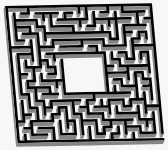
#> input picture bes.jpeg, 168 x 150 px
$ python BreadBoard.py
#> lines starting #> are read from the running program, lines starting #| are printed output that depends on the picture; after the words box and inside, x2 and y2 are one past the last pixel; in counts of white or black regions, pixels touching at a corner belong together
import cv2
import numpy as np


img = cv2.imread("bes.jpeg" , 0)
#> img is the input picture: shape (150, 168); min 0, max 255, mean 142.2
# [4 lines of commented-out code are left out]
print(len(img[0]), len(img[1]),img.shape)
#| 168 168 (150, 168)
#gray = cv2.cvtColor(img,cv2.COLOR_BGR2GRAY)


thn = cv2.ximgproc.thinning(img,None,cv2.ximgproc.THINNING_ZHANGSUEN)
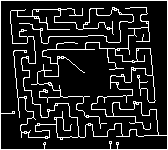
#> thn: shape (150, 168); 13.2% white in thin lines or dots


def birlestir(dizi,katman):
    """ for k in reversed(dizi):  # burada tersten dizinin elemanlarını gerezerek [0,0] olan düğüm noktasının indix numarasını bulmaya çalıştık

            if([k[0],k[1]] == [0,0]):


                break

            count = count + 1 """

    """for i in range(len(katman) -1): # katman sayısının bir eksiği kadar dönmesini istedik

         for j in dizi:

             if(koordinat == [j[0],j[1]]):

                 dugumKordinatları.append([j[0],j[1]])
                 path.extend(j[2])
                 koordinat = j[2][-1]
                 break

                 # koordinat tek değer atıyor  bak ona hacıv """
    state = True
    count2 = 0
    deg = 0
    path = []
    dugumKordinatları = []
    dugumKordinatlarıs = []
    paths = []
    sayac = []
    ters = []
    araDugumler = []
    ilkPath = []
    araKatman = []
    araKatman2 = []
    katman2 = []
    sayac2 = 0
    sayac3 = 0

    ara = katman[-1][-1][2][0]# 0-0 üserindeki düğüm noktası

    koordinat = dizi[-1][-1][-1]  # path in [0,0] noktasına erişecek yukarıya kadar gidecek ondan böyle silme doğru bu :) yani büyük ihtimalle :D
    #path.extend(katman[-1][-1][2])
    for a1 in katman:
        for a2 in a1:

            araKatman.append(a2 + [0])

        katman2.append(araKatman)
        araKatman = []

    print(len(katman2), len(katman))
    for k in katman[-1]:

        if([k[0],k[1]] == [0,0]):

            araDugumler.append(k[2][0])

            ilkPath.append(k[2])

    print("katman sayısı :" , len(katman2[-1]))
    for l in araDugumler:
        ara = l
        ters.extend(reversed(ilkPath[0]))
        path.extend(ters)

        print(sayac3 , "sayac")
        sayac3 = sayac3 + 1

        araKatman = []


        for i in range(len(katman2)-1,-1,-1):
            print("say hello")
           # print(len(katman2[i]))
            for j in range(len(katman2[i])):


                if (ara == [katman2[i][j][0],katman2[i][j][1]] and katman2[i][j][3] == 0):
                    state = 0
                    ara = katman2[i][j][2][0]
                    katman2[i][j][3] = 1

                    path.extend(reversed(katman2[i][j][2]))

                    dugumKordinatları.append([katman2[i][j][0], katman2[i][j][1]])
                    break # fazladan ekliyorsun büyük ihtimalle burdaki ara katmandan kasıt 1 katman seviyesindeki tüm dügümler.


            if(state):

                for j in range(len(katman2[i])):


                    if (ara == [katman2[i][j][0], katman2[i][j][1]] and katman2[i][j][3] == 1):

                        ara = katman2[i][j][2][0]


                        path.extend(reversed(katman2[i][j][2]))

                        dugumKordinatları.append([katman2[i][j][0], katman2[i][j][1]])

                        break


            state = True


        dugumKordinatlarıs.append(dugumKordinatları)
        paths.append(path)
        path = []
        dugumKordinatları = []

    for s in paths:
        sayac.append([len(s), count2])
        count2 = count2 + 1

    sayac.sort()


    return dugumKordinatları,paths[sayac[0][1]]


def sıralıSonuc(startP,end,backPath,img): # ab bitiş noktalrı arguman uyuşmazlığı var kontrol et

    count = 1
    y,x = startP
    kopruler = []
    lastDugum = []  # 0-0 olabilir null değerden iyidir test et
    dugumler=[[y,x]]  #iç içe dizilerin mantığını kontrol et  [[x,y,0]] yapman gerekebilir diğer alternatif [[x,y]]
    dugumKoordinat = dugumler[:]
    backDugum = []
    sayac = []
    katman = []
    while(len(dugumler)>0):


        dugumler,path,checkP, backPath = sıralıArama(dugumKoordinat,end,backPath ,img)  #while den çıkması demek dugumun = 0 olması demek buda doğru sonucu bulduğu anlamına gelmekte kodu inceleve gereksiz ise checkP ortadan kaldır. # burada dugumkordinatları eklememizin sebebi bir önceki katmandaki dugumlere yani geriye gitmeyi önlemek amaç

        dugumKoordinat = []

        for k in backPath:
            k.extend(lastDugum)

        for i in dugumler:
            kopruler.append([i[0], i[1]])  # dugum nokları sıra ile ekleniyo

            if ([i[0], i[1]] != [-1, -1]):
                dugumKoordinat.append([i[0], i[1]])  # [-1,-1] olan düğümler filtrelendi ve bu değer olmayan düğümler yani koordinatlar bulunuyor

        lastDugum.extend(dugumKoordinat)
        sayac.extend(dugumler)  # append maybe...  checP ==1 ise dugum --> 0-0 olanı bul birleştirme algoritmasını çağır. breakleye  bilirsin


        if (checkP >= 1): # checkPoint


            katman.append(dugumler)
         #   sayac.extend(dugumler)  # append maybe...  checP ==1 ise dugum --> 0-0 olanı bul birleştirme algoritmasını çağır. breakleye  bilirsin

            break

        elif (len(dugumler) == 1 and ([dugumler[-1][0], dugumler[-1][1]] == [-1, -1])):

            break # hacı bunu etraflıca düşün  # bu olay gerçekleşirse bir daha fotoğraf çektirilip çözüm olayı tekrarlanılabilir


        katman.append(dugumler)


    dugum,path = birlestir(sayac,katman)

    # [4 lines of commented-out code are left out]
    img2 = cv2.imread("bes.jpeg", 1)


    for i in path:

        y,x = i

        img2[y][x] = [255,0,0]

    cv2.namedWindow("omer", cv2.WINDOW_NORMAL)
    cv2.resizeWindow("omer", 1174, 1117)
    cv2.imshow("omer",img2)
    cv2.waitKey(0)


# bu metodun amacı dugumlerin yanına ek olarak elenmiş olan path ile birlikte tüm dügümleri tek dizide toplamaktır. path döndermek gerekesiz olabilir ilerleyen zamanlarda temizlemelisin
def sıralıArama(dugumSa, end, backPoint, img):  # dizi döndörme arguman olarak sıkıntı olabilir pythonda

    dugumler = []
    backPath = []
    count = 0
    araci1 = []
    araci2 = []
    pathAraci1 = []
    pathAraci2 = []
    araDeger = []
    checkToplam = 0
    for i in dugumSa:


        for j in backPoint:


            if(i in j):

                #araci2 = araci2 + araci1[:] # şuan için tüm dügümler için eklemen gerektiğini düşünmüyorum bu yüzden alttaki satırda sadece araci1 i ekledim bu satır yorum satırı
               # pathAraci2 = pathAraci1 + pathAraci2
               # j.extend(araci1)
                path, dugum, checkP, backP = komsuluk(i[0], i[1], end, [j], img)  # i[0,0,0] uyumsuzluğu dikkat et # hacı burda i[][] de olabilir dikkat!!!!

                checkToplam = checkP + checkToplam

                for k in dugum:

                    araDeger.append([k[0],k[1]])


                backPath.append(backP) # bu satırdaki amaç her düğümün backPath ini bulmak
                araDeger = []
                break


        dugumler.extend(dugum)  # append de olabilir.


    return dugumler, path, checkToplam, backPath    # path i döndürmek sıkıntılı olabiblir


def komsuluk(y,x,end,backPath,img):  # unutma i == y ekseni  j == x ekseni
    i, j = y,x
    state = True
    backPath[-1].extend([[i,j]])
    dugum = []
    count = 0


    dizi= [[0,0],[0,0]]  # burada hata olabilir...  burada en son 3 eleman eklemede sıkıntı çıkarıyor ondan böyle 2 tane 0-0 dizisi atadın  ----> Hacı burada boş küme ile başlattım. return evresinden önce o elemanı silmelisin
    deg = 0
    dogruYol = 0

    while state:

        yon = []

        if (img[i][j + 1] == 255 and [i,j+1] not in backPath[-1]): # burda bug var i,j dizinin ilk elamanını 0-0 yapıyorum ama etraflıca düşün
            yon.append(0)
            kopru = 0

        if (img[i + 1][j + 1] == 255 and [i+1,j+1] not in backPath[-1]):
            yon.append(1)
            kopru = 1

        if (img[i + 1][j] == 255 and [i+1,j] not in backPath[-1]):
            yon.append(2)
            kopru = 2


        if (img[i + 1][j - 1] == 255 and [i+1,j-1] not in backPath[-1]):
            yon.append(3)
            kopru = 3

        if (img[i][j - 1] == 255 and [i,j-1] not in backPath[-1]):
            yon.append(4)
            kopru = 4

        if (img[i - 1][j - 1] == 255 and [i-1,j-1] not in backPath[-1]):
            yon.append(5)
            kopru = 5

        if (img[i - 1][j] == 255 and [i-1,j] not in backPath[-1]):
            yon.append(6)  #duvgum değikeninin adını yon olarak değiştir.
            kopru = 6

        if (img[i - 1][j + 1] == 255 and [i-1,j+1] not in backPath[-1]):  # buralara dikkat et ve 255 değerine de

            yon.append(7)
            kopru = 7


        if ([i, j] in end):  # dugum == yon

            count = count + 1
            print(
                "umulur ki doğru yolu bulasın...", count)  # burada ileriyi kontrol edicek kodu yazmalısın  bitiş noktasını burda kıyasla eğer eşitse doğru yolu bulduğun umulur
            dizi.append([i, j])
            dizi.pop(0)
            dizi.pop(0)

            dogruYol = 1
            dugum = [[0, 0, dizi]]  # şuna bi bak
            break


        elif (len(yon) > 1):# dugum içini başka bir değişkene ata sebebi bu şekilde dugum her zaman 0 büyük oluyor. !!!!DİKKAT ETMELİSİN!!!!!!!!!


            dizi.append([i, j])


            dugum = dugumNoktalari(i, j, yon)


            filtreDugum = dugumFiltre(i,j,dugum)

            if(len(filtreDugum) > 1):


                backPath.append([dizi[-1], dizi[-2], dizi[-3]])  # dugum noktalarında geri dönüşü engellemek için yaptık burada path son ve dugum pikselleri eklenmesi amçlanmıştır.
                backPath[-1].extend(filtreDugum[:])  # buradaki kodda o anki katmandaki düğümlere gitmek engellenmiştir.

                dizi.pop(0)
                dizi.pop(0)

                for k in range(len(dugum)):

                    dugum[k] = dugum[k] + [dizi]

                   # k = k + dizi


                    # buradaki amacımız  [[dugum1],[dugum2],[yol dizisi]] burada yol dizisinin son elemaın dugumun başlangıc noktasındaki pikselin bir önceki pikselidir"""


                break  # ana döngüye ait break


            else:

                # dizi.append(filtreDugum[0])  # append olabilir hacı dikkat   # hacı burada ekleme yapmaya gerek yok sadece ive j nin yeni konumunu ayarlaman yeterlidir.
                i,j = filtreDugum[0]
                backPath.append([dizi[-1], dizi[-2], [i,j]])
                backPath[-1] = backPath[-1] + backPath[0]  # aşağıda ekleme yaptık burada eklemeye gerek var mı bilmiyorum %90 yok ilerleyen zamanda sil


        elif (len(yon) <= 0 and [i,j] not  in  end ):

            dizi.append([i, j])
            dizi.pop(0)
            dizi.pop(0)


            dugum = [[-1,-1,dizi]]
            break


        else:  # yon ==1 ise diye de koşul koyabilirsin
            #dizi == path
            dizi.append([i,j])

            interim = dugumNoktalari(i, j, yon)  #x,ydi değiştirdim i,j ile hata yapmış olabilirim...

            i,j = interim[0][0],interim[0][1] # sebebi dizi içinde dizi döndermesidir.

            backPath.append([dizi[-1],dizi[-2],dizi[-3]])# 3 tane eklemene gerek kalmayabilir

            backPath[-1] = backPath[-1] + backPath[0]  # burada geri dönüşü engellemek için ilk başta gönderdiğin düğüm bilgilerinide ekleyerek ilerliyoruz sisteme yük bindiriyor( fazla veri gerekirse silinecek) ileleyen süreçte elden geçir kodu

    #dizi.pop(0)
    #dizi.pop(0)   bunları diğer durumlar içinde yazabilirsin düğümler yoksa diye


    geriDonus = backPath[-1]
    return dizi,dugum , dogruYol, geriDonus


def dugumNoktalari(x1,y1,dugum):


    deger = []
    for i in dugum:
        x,y = x1,y1
        if (i == 0):

            x, y = x, y + 1

            deger.append([x, y])

        elif (i == 1):

            x, y = x + 1, y + 1
            deger.append([x , y])

        elif (i == 2):

            x, y = x + 1, y
            deger.append([x, y])

        elif (i == 3):

            x, y = x + 1, y - 1
            deger.append([x, y])

        elif (i == 4):

            x, y = x, y - 1
            deger.append([x, y])

        elif (i == 5):

            x, y = x - 1, y - 1
            deger.append([x, y])

        elif (i == 6):

            x, y = x - 1, y
            deger.append([x, y])

        elif (i == 7):

            x, y = x - 1, y + 1
            deger.append([x, y])

    return deger


def dugumFiltre(i1,j1,dugum,img=None):


    dizi = []
    resDizi = []
    res2Dizi = []

    kopru = 0
    kopru2 = 0


    for i in dugum:
        for j in dugum:

            resDizi.append(abs(i[0] - j[0]))
            res2Dizi.append(abs(i[1] - j[1]))


    resDizi.sort()
    res2Dizi.sort()

    res = resDizi[-1]
    res2 = res2Dizi[-1]

    if(len(dugum) == 3 and res == 0): # dugum sayısı 3 e eşit olduğunda ve geliş guzergahının sagında veya solunda dugumlerin oldugu durum (y   ekseni için) # dikkat et bu durum gerçekleştiğinde dugum sayısı 3 de olsa aralarındaki fark 0 olmuyor. fark sıfır olsa dugum sayısı == 2 olmuş oluyor

        kopru = 0


    elif(len(dugum) ==  3 and res2 == 0):  # dugum sayısı 3 e eşit olduğunda ve geliş guzergahının altında veya ustunde dugumlerin oldugu durum (x ekseni için)

        kopru = 0


    elif(res > 1 or res2 > 1 or (res == 1 and res2 == 1)):

        dizi = dugum[:]

        kopru = 1


    if(kopru == 0):

        for n in dugum:

            if ([i1, j1 + 1] == n):  # ----> 0

                dizi.append(n)


            elif([i1 + 1,j1] == n):  # ----> 2

                dizi.append(n)


            elif ([i1, j1 - 1] == n): # ----> 4

                dizi.append(n)

            elif ([i1 -1, j1] == n):  # ----> 6

                dizi.append(n)


    return dizi


""""x,y,z,a = komsuluk(42,28,[[41,28]],[[[41,28]]],thn)

print("path:", x)
#print("sadece dugumler : " , y[0][0], y[0][1] ,  " - ", y[1][0], y[1][1])

print("sadece dugumler : " )
for i in y:
    print(i[0],i[1])
    print()
print("dugumler : " , y)
print("point : " ,z)

print("backPoint : " ,a)"""


#sıralıSonuc([136,178],[[627,629]],[[[136,178],[137,179]]],thn) # oval
#sıralıSonuc([108,21],[[926,1013]],[[[108,20],[108,21]]],thn) # real

#sıralıSonuc([48,28],[[143,257]],[[[48,28],[47,28]]],thn) # ilk
#sıralıSonuc([101,21],[[932,1013]],[[[101,20],[101,21]]],thn) # real
#sıralıSonuc([214,218],[[101,101]],[[[214,218],[214,219]]],thn) # 6.png
#sıralıSonuc([4,120],[[160,120]],[[[3,120],[4,120]]],thn) # 7.png


#sıralıSonuc([116,124],[[69,79]],[[[116,124],[116,125]]],thn) # bes.jpeg
#sıralıSonuc([61,57],[[69,79]],[[[61,57],[62,57]]],thn) # bes.jpeg
#sıralıSonuc([80,131],[[60,69]],[[[80,131],[81,131]]],thn) # bes.jpeg

sıralıSonuc([135,164],[[69,79]],[[[135,164],[135,165]]],thn) # bes.jpeg
#> the loop in sıralıSonuc, `while(len(dugumler)>0):    ` made 27 passes
#> checkP on passes 1, 2, 4, 5, 7, 8, 9, 10, 14, 15, 18, 19: 0, 0, 0, 0, 0, 0, 0, 0, 0, 0, 0, 0
#> (path, checkP) on passes 3, 6, 11, 12, 13, 16: ([[102, 137], [102, 136]], 0), ([[98, 104], [99, 104], [100, 104], [101, 104], [102, 104]], 0), ([[68, 131], [67, 131], [67, 132], [67, 133], [68, 133]], 0), ([[69, 133]], 0), ([[67, 133]], 0), ([[61, 136], [61, 135], [61, 134]], 0)
#> after the loop in sıralıSonuc, `while(len(dugumler)>0):`: k = 75002 items; katman = 27 items; kopruler = 3695 pairs, first value -1 to 138, second value -1 to 158; lastDugum = 2413 pairs, first value 0 to 138, second value 0 to 158; sayac = 3695 items
#> in birlestir, `ara = katman[-1][-1][2][0]# 0-0 üserindeki düğüm noktası`: ara = [58, 63]
#> the loop in birlestir, `for a1 in katman:` made 27 passes
#> after the loop in birlestir, `for a1 in katman:`: katman2 = 27 items
#| 27 27
#> the loop in birlestir, `for k in katman[-1]: ` made 272 passes
#> k on passes 2, 4, 6: [-1, -1, [[28, 40], [28, 41], [28, 42], [29, 42], [30, 42]]], [-1, -1, [[28, 40], [28, 41], [28, 42], [29, 42], [30, 42]]], [-1, -1, [[28, 40], [28, 41], [28, 42], [29, 42], [30, 42]]]
#> after the loop in birlestir, `for k in katman[-1]:`: araDugumler = 32 pairs, first value 57 to 57, second value 64 to 64; ilkPath = 32 items
#| katman sayısı : 272
#> the loop in birlestir, `for l in araDugumler:` made 32 passes
#> (printed output is left out)
#> after the loop in birlestir, `for l in araDugumler:`: sayac3 = 32; ters = 512 pairs, first value 57 to 69, second value 64 to 79
#> the loop in birlestir, `for s in paths:` made 32 passes
#> after the loop in birlestir, `for s in paths:`: count2 = 32; sayac = 32 pairs, first value 553 to 1049, second value 0 to 31
#> in sıralıSonuc, `dugum,path = birlestir(sayac,katman)`: dugum = []; path = 553 pairs, first value 42 to 135, second value 42 to 164
#> the loop in sıralıSonuc, `for i in path: ` made 553 passes
#> (y, x) on passes 1 to 3: (69, 79), (68, 78), (67, 77)
#> after the loop in sıralıSonuc, `for i in path:`:
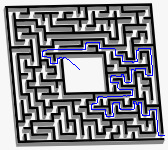
#> img2: shape (150, 168, 3); 2.19% of pixels changed, all inside (x1, y1, x2, y2) = (42, 42, 165, 136)
#sıralıSonuc([135,164],[[69,79]],[[[135,164],[135,165]]],thn)

#sıralıSonuc([5,360],[[754,397]],[[[5,360],[4,360]]],thn) # dort.png

#sıralıSonuc([3,144],[[312,176]],[[[2,144],[3,144]]],thn)
#sıralıSonuc([114,57],[[1012,933]],[[[114,56],[144,57]]],thn)

"""print()
print()
print()
a,b,c,z = sıralıArama([[42,28]],[[320,28]],[[[42,28],[41,28]]],thn)
print("path:", b)
#print("sadece dugumler : " , y[0][0], y[0][1] ,  " - ", y[1][0], y[1][1])

print("sadece dugumler : " )
for i in a:
    print(i[0],i[1])
    print()
print("dugumler : " )
print()
for i in a:
    print(i)
    print()
print("backPoint : " ,z)"""
